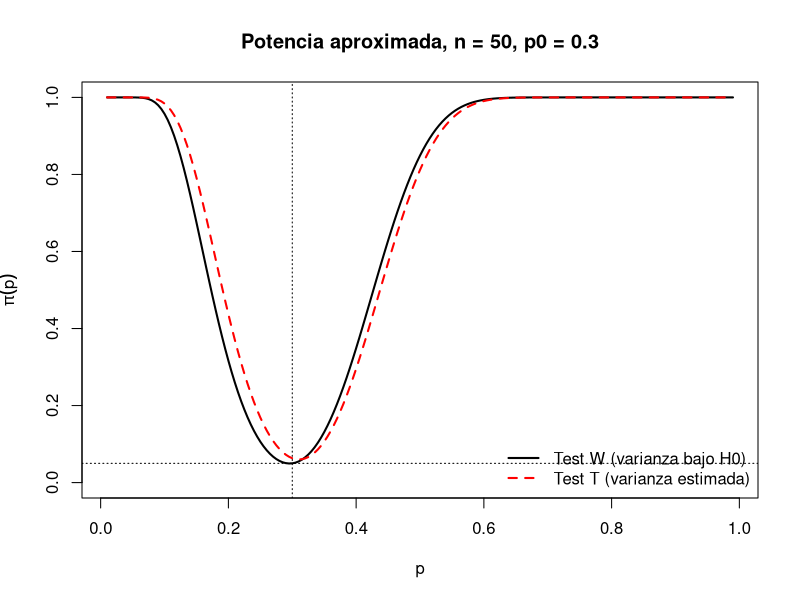
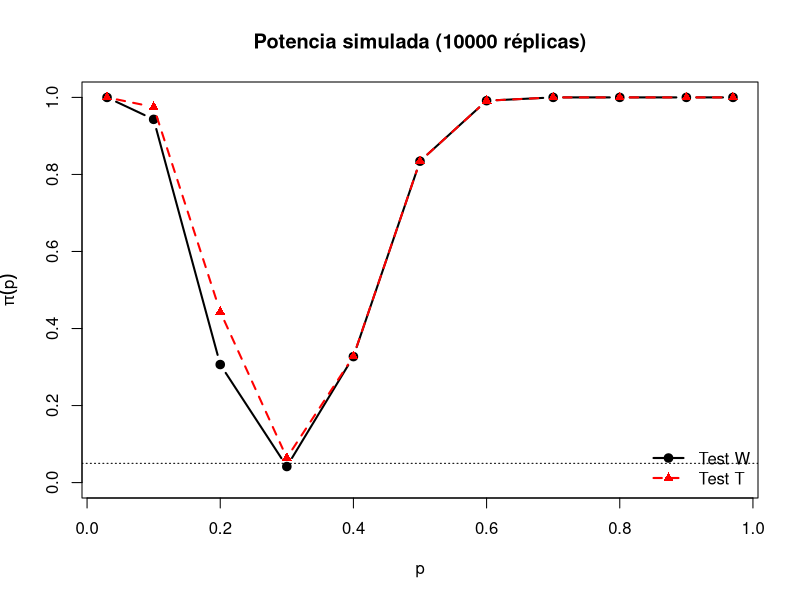

Reproduce these figures in R, in order.
# =============================================================================
# IECD - Práctica 5 (Tests) - Ejercicio 9 e) y f)
# Bernoulli, H0: p = p0 vs H1: p != p0. Potencia de los tests W y T.
# =============================================================================

n     <- 50
p0    <- 0.3
alpha <- 0.05
z     <- qnorm(1 - alpha / 2)

# -----------------------------------------------------------------------------
# e) Potencia aproximada (aproximación normal: Xbar ~ N(p, p(1-p)/n))
# -----------------------------------------------------------------------------
# Test W: rechaza si |Xbar - p0| > z sqrt(p0(1-p0)/n)  -> región fija en Xbar
pot_W <- function(p) {
  c0 <- z * sqrt(p0 * (1 - p0) / n)
  sp <- sqrt(p * (1 - p) / n)
  1 - pnorm((p0 + c0 - p) / sp) + pnorm((p0 - c0 - p) / sp)
}

# Test T: rechaza si (Xbar - p0)^2 > z^2 Xbar(1-Xbar)/n.
# No rechaza si Xbar está entre las raíces de (1 + z^2/n) x^2 - (2 p0 + z^2/n) x + p0^2 = 0
raices_T <- function() {
  a <- 1 + z^2 / n; b <- -(2 * p0 + z^2 / n); c <- p0^2
  sort((-b + c(-1, 1) * sqrt(b^2 - 4 * a * c)) / (2 * a))
}
pot_T <- function(p) {
  r  <- raices_T()
  sp <- sqrt(p * (1 - p) / n)
  1 - (pnorm((r[2] - p) / sp) - pnorm((r[1] - p) / sp))
}

ps <- seq(0.01, 0.99, by = 0.005)
plot(ps, pot_W(ps), type = "l", lwd = 2, ylim = c(0, 1),
     xlab = "p", ylab = expression(pi(p)),
     main = "Potencia aproximada, n = 50, p0 = 0.3")
lines(ps, pot_T(ps), lwd = 2, col = "red", lty = 2)
abline(h = alpha, lty = 3); abline(v = p0, lty = 3)
legend("bottomright", bty = "n", lwd = 2, lty = c(1, 2), col = c("black", "red"),
       legend = c("Test W (varianza bajo H0)", "Test T (varianza estimada)"))

c(nivel_aprox_W = pot_W(p0), nivel_aprox_T = pot_T(p0))
raices_T()       # región de aceptación del test T en la escala de Xbar
p0 + c(-1, 1) * z * sqrt(p0 * (1 - p0) / n)   # ídem para el test W

# -----------------------------------------------------------------------------
# f) Potencia por simulación
# -----------------------------------------------------------------------------
set.seed(9)
Nrep  <- 10000
p_sim <- c(0.03, 0.1, 0.2, 0.3, 0.4, 0.5, 0.6, 0.7, 0.8, 0.9, 0.97)

potencia_sim <- t(sapply(p_sim, function(p) {
  xbar <- rbinom(Nrep, size = n, prob = p) / n         # Xbar de Nrep muestras de tamaño n
  W <- sqrt(n) * (xbar - p0) / sqrt(p0 * (1 - p0))
  T <- sqrt(n) * (xbar - p0) / sqrt(xbar * (1 - xbar)) # si Xbar = 0 ó 1 da +-Inf: rechaza
  c(p = p, W = mean(abs(W) > z), T = mean(abs(T) > z))
}))
potencia_sim

plot(potencia_sim[, "p"], potencia_sim[, "W"], type = "b", pch = 19, lwd = 2,
     ylim = c(0, 1), xlab = "p", ylab = expression(pi(p)),
     main = "Potencia simulada (10000 réplicas)")
lines(potencia_sim[, "p"], potencia_sim[, "T"], type = "b", pch = 17, lwd = 2,
      col = "red", lty = 2)
abline(h = alpha, lty = 3)
legend("bottomright", bty = "n", lwd = 2, lty = c(1, 2), pch = c(19, 17),
       col = c("black", "red"), legend = c("Test W", "Test T"))

# Chequeo: potencia exacta con la binomial (sin simular)
pot_exacta <- function(p, stat) {
  x <- 0:n; xb <- x / n
  s <- if (stat == "W") sqrt(n) * (xb - p0) / sqrt(p0 * (1 - p0))
       else             sqrt(n) * (xb - p0) / sqrt(xb * (1 - xb))
  sum(dbinom(x, n, p)[abs(s) > z])
}
cbind(p = p_sim,
      W_exacta = sapply(p_sim, pot_exacta, stat = "W"),
      T_exacta = sapply(p_sim, pot_exacta, stat = "T"))
